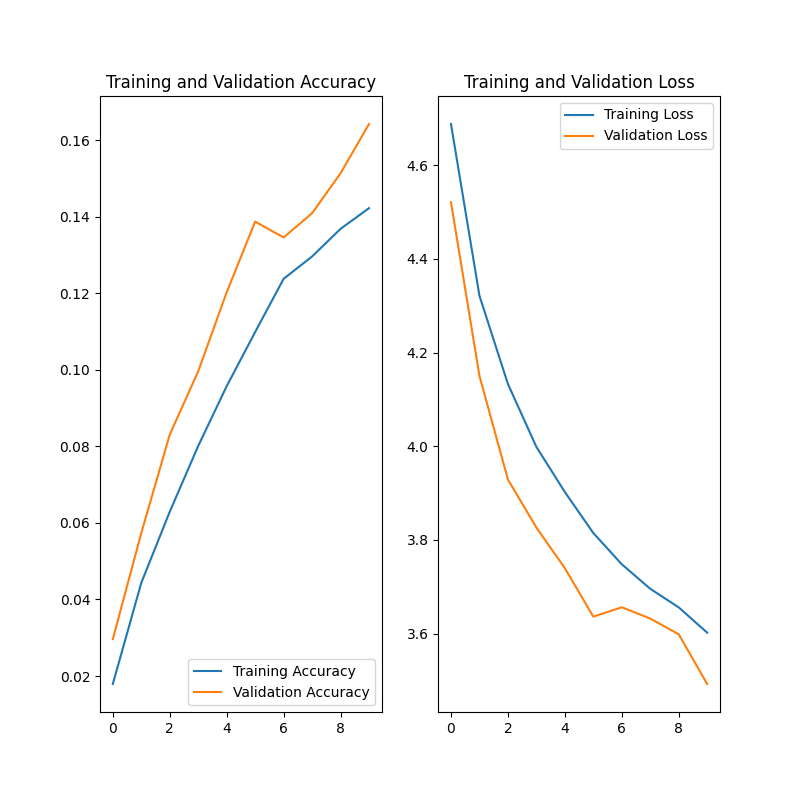

Recreate this plot in Python.
import tensorflow as tf
import matplotlib.pyplot as plt
import numpy as np
import pathlib
import xml.etree.ElementTree as et
import os
from PIL import Image
import sys
import time

# ==========================================
# Download Dataset
# ==========================================
image_dataset_url = "http://vision.stanford.edu/aditya86/ImageNetDogs/images.tar"
images_dir = tf.keras.utils.get_file("Images",
                                     image_dataset_url,
                                     untar=True)
annotations_dataset_url = "http://vision.stanford.edu/aditya86/ImageNetDogs/annotation.tar"
annotations_dir = tf.keras.utils.get_file("Annotation",
                                          annotations_dataset_url,
                                          untar=True)

print("Images:", images_dir)
print("Annotation:", annotations_dir)

# ==========================================
# Crop Images
# ==========================================
dataset_images_dir = "cropped"

if not os.path.exists(dataset_images_dir):
    os.mkdir(dataset_images_dir)
    breed_list = os.listdir(images_dir)
    counter = 1
    counter_max = len(breed_list)

    for breed in breed_list:
        os.mkdir(dataset_images_dir + "/" + breed)
        print("Created ({}/{}): {}/{}"
              .format(counter, counter_max, dataset_images_dir, breed))
        counter += 1
        for file in os.listdir(annotations_dir + "/" + breed):
            img = Image.open(images_dir + "/" + breed + "/" + file + ".jpg")
            xml_tree = et.parse(annotations_dir + "/" + breed + "/" + file)
            x_min = int(xml_tree.getroot().findall('object')[0]
                        .find('bndbox').find('xmin').text)
            x_max = int(xml_tree.getroot().findall('object')[0]
                        .find('bndbox').find('xmax').text)
            y_min = int(xml_tree.getroot().findall('object')[0]
                        .find('bndbox').find('ymin').text)
            y_max = int(xml_tree.getroot().findall('object')[0]
                        .find('bndbox').find('ymax').text)
            img = img.crop((x_min, y_min, x_max, y_max))
            img = img.convert('RGB')
            img.save(dataset_images_dir + "/" + breed + "/" + file + ".jpg")

# ==========================================
# Load dataset into Tensorflow
# ==========================================
img_height = 300
img_width = 300
batch_size = 32

# Dataset for training
train_ds = tf.keras.preprocessing.image_dataset_from_directory(
    directory=dataset_images_dir,
    validation_split=0.2,
    subset="training",
    seed=6214,
    image_size=(img_height, img_width),
    batch_size=batch_size
)

# Dataset for validation
validation_ds = tf.keras.preprocessing.image_dataset_from_directory(
    directory=dataset_images_dir,
    validation_split=0.2,
    subset="validation",
    seed=9423,
    image_size=(img_height, img_width),
    batch_size=batch_size
)

# Print parsed dog breeds (classes)
class_names = train_ds.class_names
num_classes = len(class_names)
print("{} classes: {}".format(num_classes, class_names))

# Display some examples from the training dataset
plt.figure(figsize=(10, 10))
for images, labels in train_ds.take(1):
    for i in range(9):
        ax = plt.subplot(3, 3, i + 1)
        plt.imshow(images[i].numpy().astype("uint8"))
        plt.title(class_names[labels[i]])
        plt.axis("off")
plt.show()

# ==========================================
# Data Augmentation
# ==========================================
data_augmentation = tf.keras.Sequential(
  [
    tf.keras.layers.experimental.preprocessing.RandomRotation(0.2, input_shape=(img_height, img_width, 3)),
    tf.keras.layers.experimental.preprocessing.RandomZoom(0.3),
  ]
)

# ==========================================
# Define model
# ==========================================
# Architecture example from https://www.tensorflow.org/tutorials/images/classification
model = tf.keras.Sequential([
    data_augmentation,
    tf.keras.layers.experimental.preprocessing.Rescaling(1. / 255),
    tf.keras.layers.Conv2D(16, 3, padding='same', activation='relu'),
    tf.keras.layers.MaxPooling2D(),
    tf.keras.layers.Conv2D(32, 3, padding='same', activation='relu'),
    tf.keras.layers.MaxPooling2D(),
    tf.keras.layers.Conv2D(64, 3, padding='same', activation='relu'),
    tf.keras.layers.MaxPooling2D(),
    tf.keras.layers.Dropout(0.1),
    tf.keras.layers.Flatten(),
    tf.keras.layers.Dense(128, activation='relu'),
    tf.keras.layers.Dense(num_classes)
])

model.compile(optimizer='adam',
              loss=tf.keras.losses.SparseCategoricalCrossentropy(from_logits=True),
              metrics=['accuracy'])
model.summary()

# ==========================================
# Train model
# ==========================================
epochs = 10
history = model.fit(
    train_ds,
    validation_data=validation_ds,
    epochs=epochs
)

# ==========================================
# Visualize Training
# ==========================================
acc = history.history['accuracy']
val_acc = history.history['val_accuracy']

loss = history.history['loss']
val_loss = history.history['val_loss']

epochs_range = range(epochs)

plt.figure(figsize=(8, 8))
plt.subplot(1, 2, 1)
plt.plot(epochs_range, acc, label='Training Accuracy')
plt.plot(epochs_range, val_acc, label='Validation Accuracy')
plt.legend(loc='lower right')
plt.title('Training and Validation Accuracy')

plt.subplot(1, 2, 2)
plt.plot(epochs_range, loss, label='Training Loss')
plt.plot(epochs_range, val_loss, label='Validation Loss')
plt.legend(loc='upper right')
plt.title('Training and Validation Loss')
plt.show()

# ==========================================
# Test model against unknown image from the web
# ==========================================
test_url = "https://www.telegraph.co.uk/content/dam/science/2017/09/10/TELEMMGLPICT000107300056_trans_NvBQzQNjv4BqyuLFFzXshuGqnr8zPdDWXiTUh73-1IAIBaONvUINpkg.jpeg"
test_path = tf.keras.utils.get_file("test", origin=test_url)

img = tf.keras.preprocessing.image.load_img(test_path, target_size=(img_height, img_width))
img_array = tf.keras.preprocessing.image.img_to_array(img)
img_array = tf.expand_dims(img_array, 0)

predictions = model.predict(img_array)
score = tf.nn.softmax(predictions[0])

print(
    "This image most likely belongs to {} with a {:.2f} percent confidence."
        .format(class_names[np.argmax(score)], 100 * np.max(score))
)
